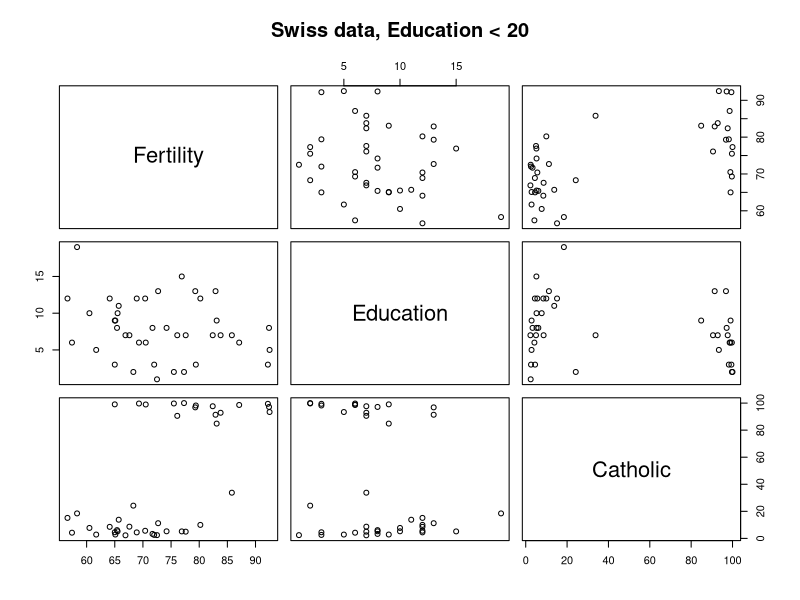

Reproduce this figure in R.
data(swiss)

pairs(~ Fertility + Education + Catholic,
    data = swiss, subset = Education < 20,
    main = "Swiss data, Education < 20"
)
